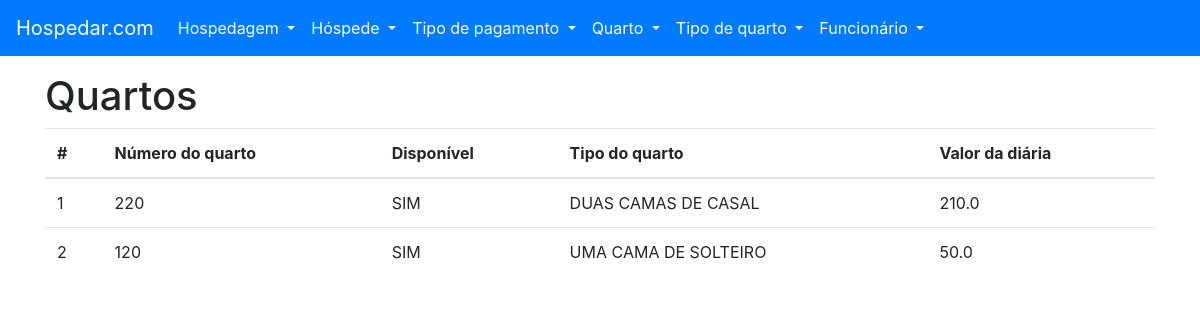
Page /quarto/listar on the earlier database version.
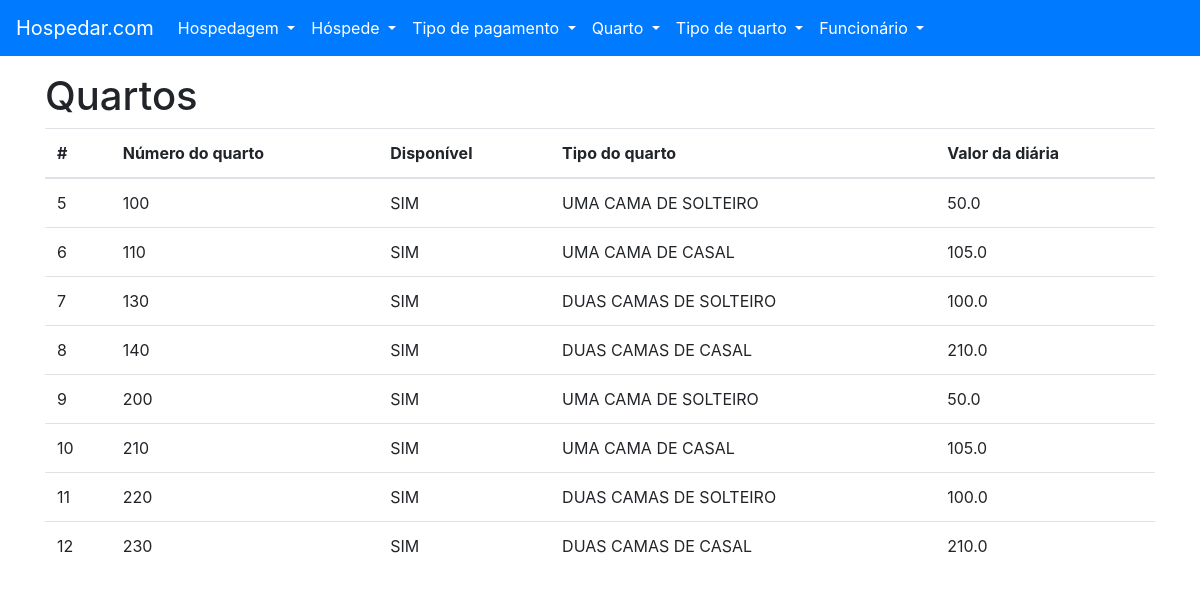
Same page on the later database version.
### tables this page shows
CREATE TABLE "QUARTO" (
	"ID_QUARTO" INTEGER NOT NULL PRIMARY KEY AUTOINCREMENT UNIQUE,
	"NU_QUARTO" INTEGER NOT NULL UNIQUE,
	"IN_DISPONIVEL" BOOLEAN NOT NULL, -- BOOLEAN 0/1
	"ID_TIPO_QUARTO" INTEGER NOT NULL,

	FOREIGN KEY ("ID_TIPO_QUARTO") REFERENCES "TIPO_QUARTO" ("ID_TIPO_QUARTO")
);

CREATE TABLE "TIPO_QUARTO" (
	"ID_TIPO_QUARTO" INTEGER NOT NULL PRIMARY KEY AUTOINCREMENT UNIQUE,
	"NO_TIPO_QUARTO" VARCHAR(16) NOT NULL UNIQUE,
	"VL_DIARIA" REAL NOT NULL
);

### project/backend/quarto/views.py (the view)
def listar():
    with QuartoTipoQuartView(DATABASE_URL) as db:
        try:
            quarto_tipo_quarto = db.select_all()
        except (DatabaseException, OperationalError, IntegrityError) as err:
            flash(str(err), 'danger')
            return render_template('quarto-listar.html')
    return render_template('quarto-listar.html', quarto_tipo_quarto=quarto_tipo_quarto)

### project/backend/main/models.py (called while the page is built)
    def __enter__(self):
        self.open()
        return self

    def __exit__(self, exc_type, exc_val, exc_tb):
        self.close()

    @property
    def cursor(self):
        return self._cursor

    def open(self):
        self._connection = sqlite3.connect(self.url)
        self._cursor = self._connection.cursor()

    def close(self):
        self._connection.close()

    def cursor_to_dict(self, cursors: Iterable):
        return [dict(zip(self.__tablecolumns__, cursor)) for cursor in cursors]

    def select_all(self):
        if self._connection:
            return self.cursor_to_dict(self.cursor.execute(f'SELECT * FROM "{self.__tablename__}" ;'))
        raise ProgrammingError('ProgrammingError: Cannot operate on a closed database.')

### project/frontend/templates/quarto-listar.html (shortened to what this page needs)
{% extends 'base.html' %}
{% from 'macros.html' import flash %}
{% block content %}
    <h1>Quartos</h1>
    <table class="table">
        <thead>
        <tr>
            <th scope="col">#</th>
            <th scope="col">Número do quarto</th>
            <th scope="col">Disponível</th>
            <th scope="col">Tipo do quarto</th>
            <th scope="col">Valor da diária</th>
        </tr>
        </thead>
        <tbody>
        {% for quarto in quarto_tipo_quarto %}
            <tr>
                <td scope="row">{{ quarto['ID_QUARTO'] }}</td>
                <td>{{ quarto['NU_QUARTO'] }}</td>
                {% if quarto['IN_DISPONIVEL'] %}
                    <td>SIM</td>
                {% else %}
                    <td>NÃO</td>
                {% endif %}
                <td>{{ quarto['NO_TIPO_QUARTO'] }}</td>
                <td>{{ quarto['VL_DIARIA'] }}</td>
            </tr>
        {% endfor %}
        </tbody>
    </table>
{% endblock content%}

### project/frontend/templates/base.html (shortened to what this page needs)
<!DOCTYPE html>
<html lang="pt">
<head>
    <link rel="stylesheet" href="https://maxcdn.bootstrapcdn.com/bootstrap/4.0.0/css/bootstrap.min.css">
</head>
<body>
    <nav class="navbar navbar-expand-md navbar-light bg-primary">
        <a class="navbar-brand text-white" href="{{ url_for('main.home') }}">Hospedar.com</a>
        <div class="collapse navbar-collapse" id="navbarSupportedContent">
            <ul class="navbar-nav mr-auto">
                <li class="nav-item dropdown">
                    <a class="nav-link dropdown-toggle text-white" href="#" role="button" data-toggle="dropdown" aria-haspopup="true" aria-expanded="false">
                        Hospedagem
                    </a>
                </li>
                <li class="nav-item dropdown">
                    <a class="nav-link dropdown-toggle text-white" href="#" role="button" data-toggle="dropdown" aria-haspopup="true" aria-expanded="false">
                        Hóspede
                    </a>
                </li>
                <li class="nav-item dropdown">
                    <a class="nav-link dropdown-toggle text-white" href="#" role="button" data-toggle="dropdown" aria-haspopup="true" aria-expanded="false">
                        Tipo de pagamento
                    </a>
                </li>
                <li class="nav-item dropdown">
                    <a class="nav-link dropdown-toggle text-white" href="#" role="button" data-toggle="dropdown" aria-haspopup="true" aria-expanded="false">
                        Quarto
                    </a>
                </li>
                <li class="nav-item dropdown">
                    <a class="nav-link dropdown-toggle text-white" href="#" role="button" data-toggle="dropdown" aria-haspopup="true" aria-expanded="false">
                        Tipo de quarto
                    </a>
                </li>
                <li class="nav-item dropdown">
                    <a class="nav-link dropdown-toggle text-white" href="#" role="button" data-toggle="dropdown" aria-haspopup="true" aria-expanded="false">
                        Funcionário
                    </a>
                </li>
            </ul>
        </div>
    </nav>
    <div class="container mt-3">
        {% block content %} {% endblock content %}
    </div>
</body>
</html>

Differences in the rows shown:
removed QUARTO: ID_QUARTO "1", NU_QUARTO "220", IN_DISPONIVEL "SIM", NO_TIPO_QUARTO "DUAS CAMAS DE CASAL", VL_DIARIA "210.0"
removed QUARTO: ID_QUARTO "2", NU_QUARTO "120", IN_DISPONIVEL "SIM", NO_TIPO_QUARTO "UMA CAMA DE SOLTEIRO", VL_DIARIA "50.0"
added QUARTO: ID_QUARTO "5", NU_QUARTO "100", IN_DISPONIVEL "SIM", NO_TIPO_QUARTO "UMA CAMA DE SOLTEIRO", VL_DIARIA "50.0"
added QUARTO: ID_QUARTO "6", NU_QUARTO "110", IN_DISPONIVEL "SIM", NO_TIPO_QUARTO "UMA CAMA DE CASAL", VL_DIARIA "105.0"
added QUARTO: ID_QUARTO "7", NU_QUARTO "130", IN_DISPONIVEL "SIM", NO_TIPO_QUARTO "DUAS CAMAS DE SOLTEIRO", VL_DIARIA "100.0"
added QUARTO: ID_QUARTO "8", NU_QUARTO "140", IN_DISPONIVEL "SIM", NO_TIPO_QUARTO "DUAS CAMAS DE CASAL", VL_DIARIA "210.0"
added QUARTO: ID_QUARTO "9", NU_QUARTO "200", IN_DISPONIVEL "SIM", NO_TIPO_QUARTO "UMA CAMA DE SOLTEIRO", VL_DIARIA "50.0"
added QUARTO: ID_QUARTO "10", NU_QUARTO "210", IN_DISPONIVEL "SIM", NO_TIPO_QUARTO "UMA CAMA DE CASAL", VL_DIARIA "105.0"
added QUARTO: ID_QUARTO "11", NU_QUARTO "220", IN_DISPONIVEL "SIM", NO_TIPO_QUARTO "DUAS CAMAS DE SOLTEIRO", VL_DIARIA "100.0"
added QUARTO: ID_QUARTO "12", NU_QUARTO "230", IN_DISPONIVEL "SIM", NO_TIPO_QUARTO "DUAS CAMAS DE CASAL", VL_DIARIA "210.0"
